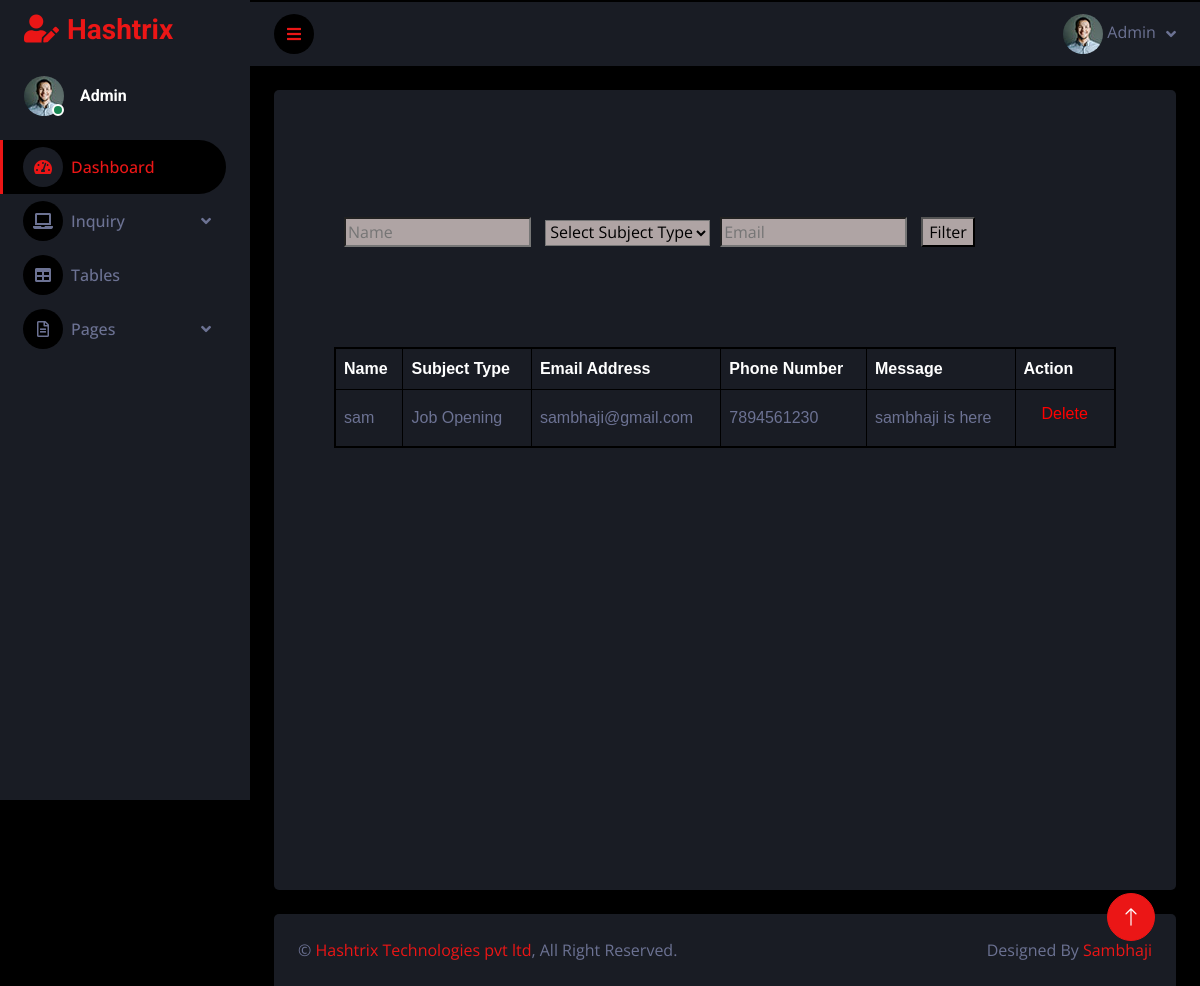
/blank/, run on an earlier commit of the app's database.
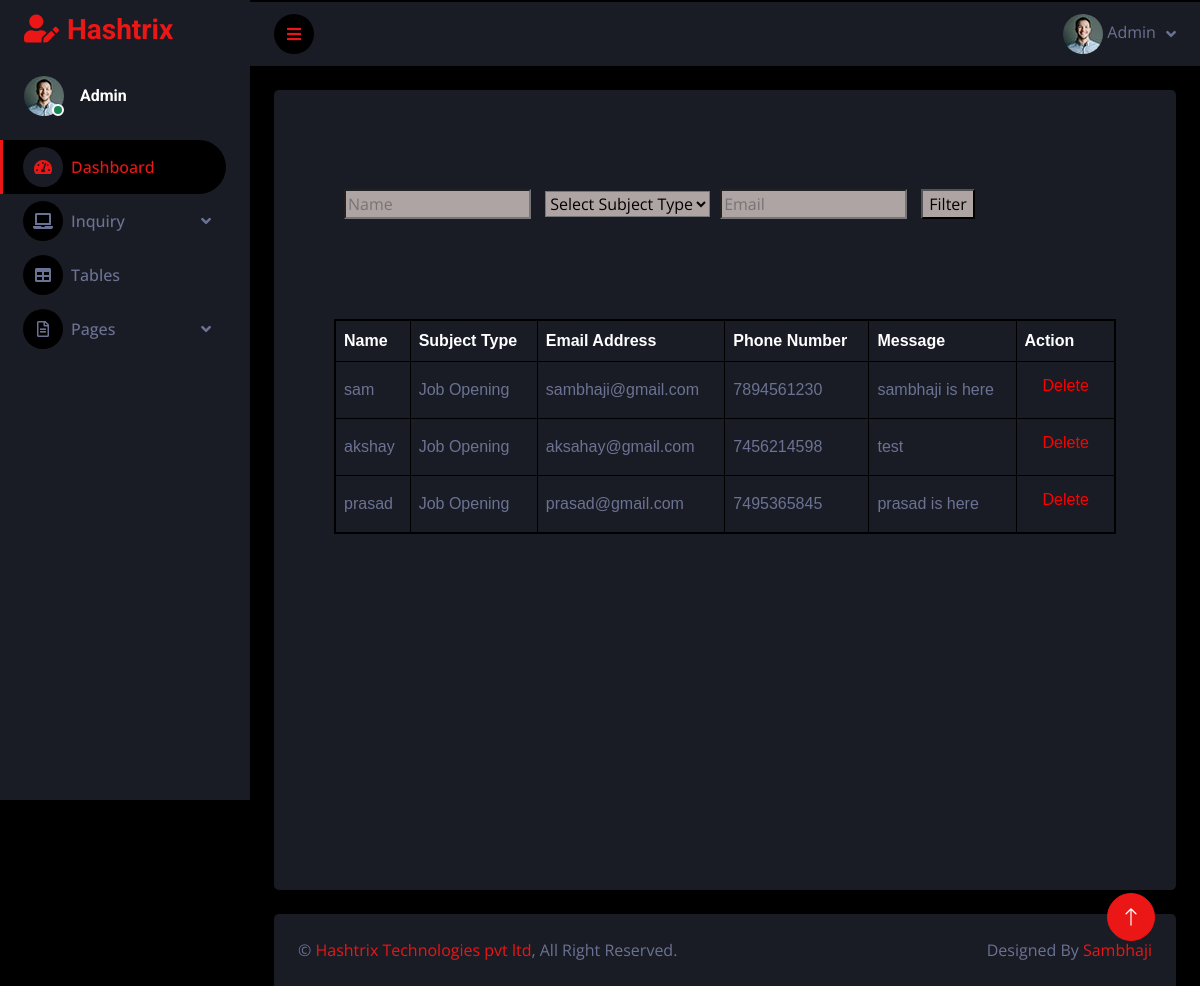
And on a later commit of the database.
### inquiries/models.py (models this page shows, shortened)
class enquiry(models.Model):
    name = models.CharField(max_length=100)
    subject_type = models.CharField(max_length=100)
    email = models.EmailField()
    mobile_number = models.CharField(max_length=15)
    message = models.TextField()
    accepted = models.BooleanField(default=False)

### inquiries/views.py (the view)
# urls.py: path('blank/', views.view_inq1, name='blank'),
def view_inq1(request):
    data = enquiry.objects.all()
    if request.method == 'GET':
        name_filter = request.GET.get('name', None)
        subject_type_filter = request.GET.get('subject_type', None)
        email_filter = request.GET.get('email', None)
        mobile_number_filter = request.GET.get('phone_number', None)
        if name_filter:
            data = data.filter(name__icontains=name_filter)
        if subject_type_filter:
            data = data.filter(subject_type=subject_type_filter)
        if email_filter:
            data = data.filter(email__icontains=email_filter)
        if mobile_number_filter:
            data = data.filter(mobile_number__icontains=mobile_number_filter)
    return render(request, 'blank.html', {'data': data})

### inquiries/templates/blank.html (shortened to what this page needs)
{% load static %}
<!DOCTYPE html>
<html lang="en">
<head>
    <link href="https://cdnjs.cloudflare.com/ajax/libs/font-awesome/5.10.0/css/all.min.css" rel="stylesheet">
    <link href="https://cdn.jsdelivr.net/npm/bootstrap-icons@1.4.1/font/bootstrap-icons.css" rel="stylesheet">
    <link href="lib/owlcarousel/assets/owl.carousel.min.css" rel="stylesheet">
    <link href="lib/tempusdominus/css/tempusdominus-bootstrap-4.min.css" rel="stylesheet" />
    <link rel="stylesheet" type="text/css" href="{% static 'css/bootstrap.min.css' %}">
    <link rel="stylesheet" type="text/css" href="{% static 'css/style.css' %}">
</head>
<body>
    <div class="container-fluid position-relative d-flex p-0">
        <div class="sidebar pe-4 pb-3">
            <nav class="navbar bg-secondary navbar-dark">
                <a href="{% url 'index' %}" class="navbar-brand mx-4 mb-3">
                    <h3 class="text-primary"><i class="fa fa-user-edit me-2"></i>Hashtrix</h3>
                </a>
                <div class="d-flex align-items-center ms-4 mb-4">
                    <div class="position-relative">
                        <img class="rounded-circle" src="{% static 'img/user.jpg' %}" alt="User Image" style="width: 40px; height: 40px;">
                        <div class="bg-success rounded-circle border border-2 border-white position-absolute end-0 bottom-0 p-1"></div>
                    </div>
                    <div class="ms-3">
                        <h6 class="mb-0">Admin</h6>
                    </div>
                </div>
                <div class="navbar-nav w-100">
                    <a href="{% url 'index' %}" class="nav-item nav-link active"><i class="fa fa-tachometer-alt me-2"></i>Dashboard</a>
                    <div class="nav-item dropdown">
                        <a href="#" class="nav-link dropdown-toggle" data-bs-toggle="dropdown"><i class="fa fa-laptop me-2"></i>Inquiry</a>
                    </div>
                    <a href="{% url 'table' %}" class="nav-item nav-link"><i class="fa fa-table me-2"></i>Tables</a>
                    <div class="nav-item dropdown">
                        <a href="#" class="nav-link dropdown-toggle" data-bs-toggle="dropdown"><i class="far fa-file-alt me-2"></i>Pages</a>
                    </div>
                </div>
            </nav>
        </div>
        <div class="content" >
            <nav class="navbar navbar-expand bg-secondary navbar-dark sticky-top px-4 py-0" style="margin-top: -4%;">
                <a href="#" class="sidebar-toggler flex-shrink-0">
                    <i class="fa fa-bars"></i>
                </a>
                <div class="navbar-nav align-items-center ms-auto">
                    <div class="nav-item dropdown">
                        <a href="#" class="nav-link dropdown-toggle" data-bs-toggle="dropdown">
                            <img class="rounded-circle" src="{% static 'img/user.jpg' %}" alt="User Image" style="width: 40px; height: 40px;">
                            <span class="d-none d-lg-inline-flex">Admin </span>
                        </a>
                    </div>
                </div>
            </nav>
            <div class="container-fluid pt-4 px-4">
                <div class="row vh-100 bg-secondary rounded align-items-center justify-content-center mx-0">
                    <div id="content">
                        <form method="GET">
                            <input type="text" name="name" placeholder="Name">
                            <select type = "select" name="subject_type" >
                                <option value="">Select Subject Type</option>
                            <input type="text" name="email" placeholder="Email">
                            <button type="submit">Filter</button>
                        </form>
                        <table>
                            <thead>
                                <tr>
                                    <th>Name</th>
                                    <th>Subject Type</th>
                                    <th>Email Address</th>
                                    <th>Phone Number</th>
                                    <th>Message</th>
                                    <th>Action</th>
                                </tr>
                            </thead>
                            <tbody>
                                {% for item in data %}
                                <tr>
                                    <td>{{ item.name }}</td>
                                    <td>{{ item.subject_type }}</td>
                                    <td>{{ item.email }}</td>
                                    <td>{{ item.mobile_number }}</td>
                                    <td>{{ item.message }}</td>
                                    <td class="action-btn">
                                        <form action="{% url 'delete_data' item.id %}" method="post" style="height: 40px;">
                                            <button type="submit" class="btn btn-sm btn-danger">Delete</button>
                                        </form>
                                    </td>
                                </tr>
                                {% endfor %}
                            </tbody>
                        </table>
                    </div>
                </div>
            </div>
            <div class="container-fluid pt-4 px-4">
                <div class="bg-secondary rounded-top p-4">
                    <div class="row">
                        <div class="col-12 col-sm-6 text-center text-sm-start">
                            &copy; <a href="https://hashtrix.in/">Hashtrix Technologies pvt ltd</a>, All Right Reserved.
                        </div>
                        <div class="col-12 col-sm-6 text-center text-sm-end">
                            Designed By <a href="https://github.com/charlie-sam">Sambhaji</a>
                        </div>
                    </div>
                </div>
            </div>
        </div>
        <a href="#" class="btn btn-lg btn-primary btn-lg-square back-to-top"><i class="bi bi-arrow-up"></i></a>
    </div>
</body>
</html>

### inquiries/static/css/style.css (style rules this page uses)
:root { --primary: #EB1616; --secondary: #191C24; --light: #6C7293; --dark: #000000; }
.back-to-top { position: fixed; display: none; right: 45px; bottom: 45px; z-index: 99; }
.btn { transition: .5s; }
.btn-lg-square { width: 48px; height: 48px; }
.btn-square, .btn-sm-square, .btn-lg-square { padding: 0; display: inline-flex; align-items: center; justify-content: center; font-weight: normal; border-radius: 50px; }
.sidebar { position: fixed; top: 0; left: 0; bottom: 0; width: 250px; height: 100vh; overflow-y: auto; background: var(--secondary); transition: 0.5s; z-index: 999; }
.content { margin-left: 250px; min-height: 100vh; background: var(--dark); transition: 0.5s; }
@media (min-width: 992px) { .sidebar { margin-left: 0; } }
@media (min-width: 992px) { .content { width: calc(100% - 250px); } }
.sidebar .navbar .navbar-nav .nav-link { padding: 7px 20px; color: var(--light); font-weight: 500; border-left: 3px solid var(--secondary); border-radius: 0 30px 30px 0; outline: none; }
.sidebar .navbar .navbar-nav .nav-link:hover, .sidebar .navbar .navbar-nav .nav-link.active { color: var(--primary); background: var(--dark); border-color: var(--primary); }
.sidebar .navbar .navbar-nav .nav-link i { width: 40px; height: 40px; display: inline-flex; align-items: center; justify-content: center; background: var(--dark); border-radius: 40px; }
.sidebar .navbar .navbar-nav .nav-link:hover i, .sidebar .navbar .navbar-nav .nav-link.active i { background: var(--secondary); }
.sidebar .navbar .dropdown-toggle::after { position: absolute; top: 15px; right: 15px; border: none; content: "\f107"; font-family: "Font Awesome 5 Free"; font-weight: 900; transition: .5s; }
.content .navbar .navbar-nav .nav-link { margin-left: 25px; padding: 12px 0; color: var(--light); outline: none; }
.content .navbar .sidebar-toggler, .content .navbar .navbar-nav .nav-link i { width: 40px; height: 40px; display: inline-flex; align-items: center; justify-content: center; background: var(--dark); border-radius: 40px; }
.content .navbar .dropdown-toggle::after { margin-left: 6px; vertical-align: middle; border: none; content: "\f107"; font-family: "Font Awesome 5 Free"; font-weight: 900; transition: .5s; }

### inquiries/templates/blank.html (style rules this page uses)
#content { padding: 60px; padding-top: 0px; display: grid; flex-direction: column; width: 100%; max-height: 500px; overflow: auto }
table { font-family: Arial, sans-serif; border-collapse: collapse; width: 100%; background: #191C24; border: 2px solid #000; }
th, td { border: 1px solid #000; padding: 8px; }
th { background-color: #191C24; color: #fff; font-weight: bold; text-align: left; }
form input[type="text"],[type="submit"], [type="select"] { margin-bottom: 100px; background-color: rgb(175, 164, 164); margin-left: 10px; align-items: center; }
td.action-btn button { color: red; background-color: transparent; border: none; font-size: medium }

What changed in the data, as far as the page shows it:
added enquiry: name "akshay", subject_type "Job Opening", email "aksahay@gmail.com", mobile_number "7456214598", message "test"
added enquiry: name "prasad", subject_type "Job Opening", email "prasad@gmail.com", mobile_number "7495365845", message "prasad is here"
